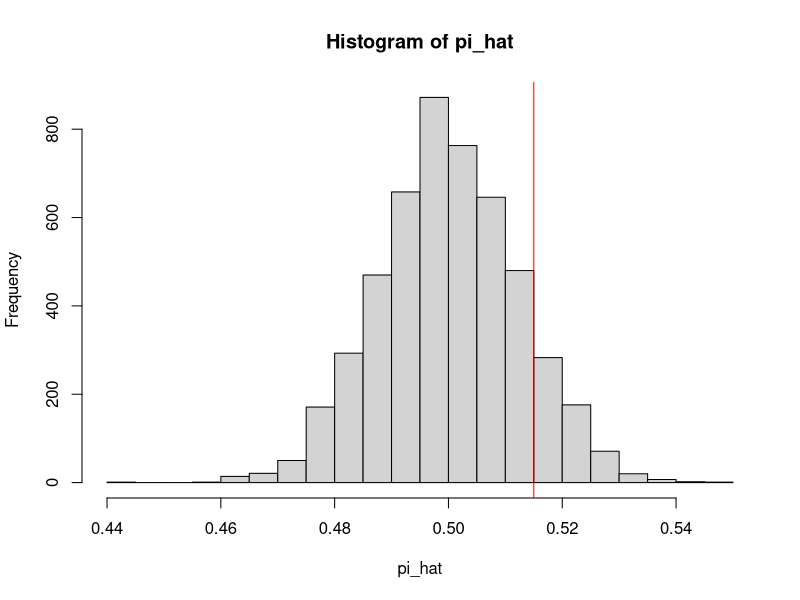

Generate this figure with R:
# ----------------------------------------------------------------------
# Programming and Data Analysis with R - Exercises C
# Exit poll in Arizona (AK 3.2)
# ----------------------------------------------------------------------

rm(list = ls())

n <- 1648
pi_hat_obs <- 0.515 # Observed sample proportion

# 1 --------------------------------------------------------------------
sqrt(0.5 * 0.5 / n) # Standard error under pi = 0.5

# 2 --------------------------------------------------------------------
set.seed(123)
R <- 5000
pi_hat <- rbinom(R, size = n, prob = 0.5) / n # R simulated exit polls
hist(pi_hat, breaks = 30)
abline(v = pi_hat_obs, col = "red")
sd(pi_hat) # Close to the theoretical standard error

# 3 --------------------------------------------------------------------
mean(pi_hat >= pi_hat_obs) # Simulation
1 - pnorm(pi_hat_obs, mean = 0.5, sd = sqrt(0.5 * 0.5 / n)) # Central limit theorem
# About 1 exit poll out of 10 gives 51.5% or more even if pi = 0.5: the result
# is not surprising, and we would not be confident in predicting the winner
